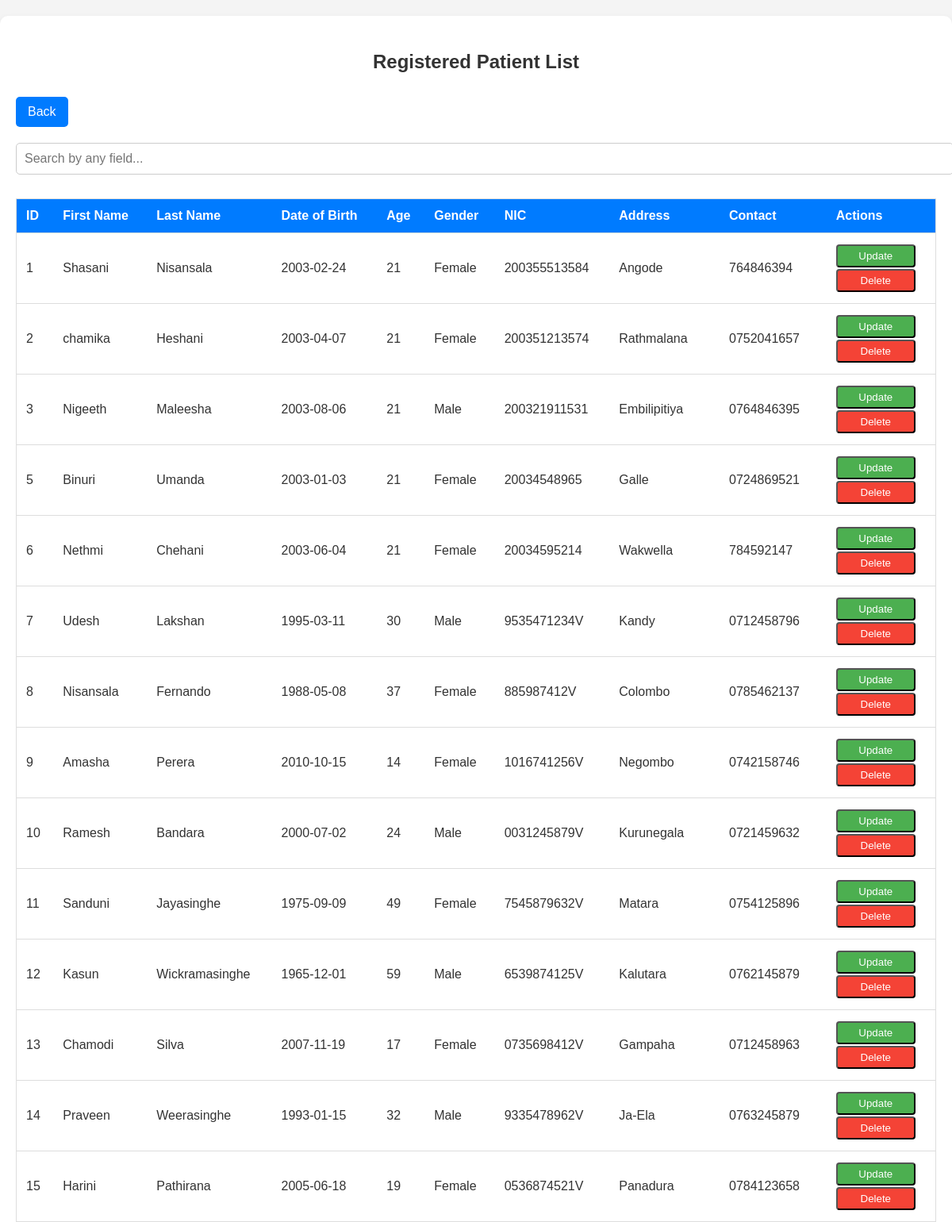
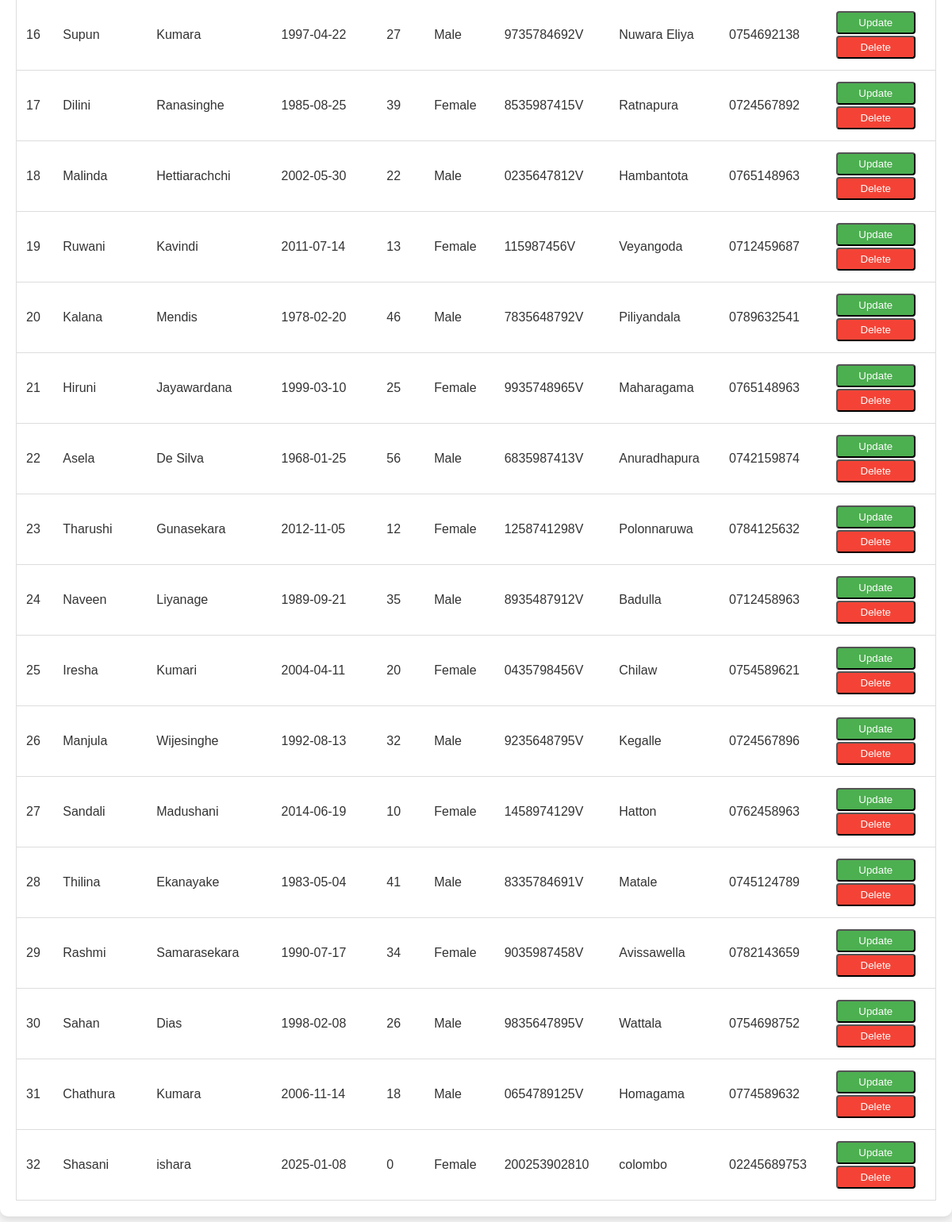
The page /hospital/recptreg.php on the database its author committed (2 pictures, top to bottom).
### tables this page shows
CREATE TABLE `patient` (
  `id` int(11) NOT NULL,
  `firstName` varchar(100) NOT NULL,
  `lastName` varchar(100) NOT NULL,
  `dob` date NOT NULL,
  `age` int(11) NOT NULL,
  `gender` varchar(10) NOT NULL,
  `nic` varchar(20) NOT NULL,
  `address` varchar(100) NOT NULL,
  `contact` varchar(20) NOT NULL
);

### hospital/recptreg.php (the view, shortened to what this page needs)
<?php
include "conf.php";
$sql = "SELECT id, firstName, lastName, dob, age, gender, nic, address, contact FROM patient";
$result = $conn->query($sql);
?>
<!DOCTYPE html>
<html lang="en">
<head>
    <link rel="stylesheet" href="viewtable.css">
</head>
<body>
    <div class="container">
        <h3>Registered Patient List</h3>
        <button class="back" onclick="window.location.href='receppatdet.php'">Back</button>
        <input type="text" id="search" placeholder="Search by any field...">
        <table id="patientTable">
            <thead>
                <tr>
                    <th>ID</th>
                    <th>First Name</th>
                    <th>Last Name</th>
                    <th>Date of Birth</th>
                    <th>Age</th>
                    <th>Gender</th>
                    <th>NIC</th>
                    <th>Address</th>
                    <th>Contact</th>
                    <th>Actions</th>
                </tr>
            </thead>
            <tbody>
                <?php
                if ($result->num_rows > 0) {
                    while ($row = $result->fetch_assoc()) {
                        echo "<tr>";
                        echo "<td>" . $row['id'] . "</td>";
                        echo "<td>" . $row['firstName'] . "</td>";
                        echo "<td>" . $row['lastName'] . "</td>";
                        echo "<td>" . $row['dob'] . "</td>";
                        echo "<td>" . $row['age'] . "</td>";
                        echo "<td>" . $row['gender'] . "</td>";
                        echo "<td>" . $row['nic'] . "</td>";
                        echo "<td>" . $row['address'] . "</td>";
                        echo "<td>" . $row['contact'] . "</td>";
                        echo "<td>
                                <button class='btn-update' onclick=\"window.location.href='recupreg.php?id=" . $row['id'] . "'\">Update</button>
                                <button class='btn-delete' onclick=\"deletePatient(" . $row['id'] . ")\">Delete</button>
                              </td>";
                        echo "</tr>";
                    }
                } else {
                    echo "<tr><td colspan='10'>No patients found</td></tr>";
                }
                ?>
            </tbody>
        </table>
    </div>
</body>
</html>

### hospital/viewtable.css (style rules this page uses)
body { font-family: Arial, sans-serif; margin: 0; padding: 0; background-color: #f4f4f4; color: #333; }
.container { max-width: 1200px; margin: 20px auto; background-color: #ffffff; padding: 20px; box-shadow: 0 4px 8px rgba(0, 0, 0, 0.1); border-radius: 10px; }
h3 { text-align: center; color: #333; font-size: 24px; margin-bottom: 20px; }
.add-patient, .back { background-color: #007bff; color: #ffffff; border: none; padding: 10px 15px; font-size: 16px; cursor: pointer; border-radius: 5px; margin: 10px 0; text-align: center; display: inline-block; }
#search { width: 100%; padding: 10px; margin: 10px 0; font-size: 16px; border: 1px solid #ccc; border-radius: 5px; }
table { width: 100%; border-collapse: collapse; margin-top: 20px; border: 1px solid #ddd; }
th, td { padding: 12px; text-align: left; border-bottom: 1px solid #ddd; }
th { background-color: #007bff; color: white; font-weight: bold; }

### hospital/recptreg.php (style rules this page uses)
.btn-update, .btn-delete { display: block; width: 100px; padding: 5px; margin: 2px 0; text-align: center; text-decoration: none; border-radius: 4px; }
.btn-update { background-color: #4CAF50; color: white; }
.btn-delete { background-color: #f44336; color: white; }

### rows shown on the page
patient: id "1", firstName "Shasani", lastName "Nisansala", dob "2003-02-24", age "21", gender "Female", nic "200355513584", address "Angode", contact "764846394"
patient: id "2", firstName "chamika", lastName "Heshani", dob "2003-04-07", age "21", gender "Female", nic "200351213574", address "Rathmalana", contact "0752041657"
patient: id "3", firstName "Nigeeth", lastName "Maleesha", dob "2003-08-06", age "21", gender "Male", nic "200321911531", address "Embilipitiya", contact "0764846395"
patient: id "5", firstName "Binuri", lastName "Umanda", dob "2003-01-03", age "21", gender "Female", nic "20034548965", address "Galle", contact "0724869521"
patient: id "6", firstName "Nethmi", lastName "Chehani", dob "2003-06-04", age "21", gender "Female", nic "20034595214", address "Wakwella", contact "784592147"
patient: id "7", firstName "Udesh", lastName "Lakshan", dob "1995-03-11", age "30", gender "Male", nic "9535471234V", address "Kandy", contact "0712458796"
patient: id "8", firstName "Nisansala", lastName "Fernando", dob "1988-05-08", age "37", gender "Female", nic "885987412V", address "Colombo", contact "0785462137"
patient: id "9", firstName "Amasha", lastName "Perera", dob "2010-10-15", age "14", gender "Female", nic "1016741256V", address "Negombo", contact "0742158746"
patient: id "10", firstName "Ramesh", lastName "Bandara", dob "2000-07-02", age "24", gender "Male", nic "0031245879V", address "Kurunegala", contact "0721459632"
patient: id "11", firstName "Sanduni", lastName "Jayasinghe", dob "1975-09-09", age "49", gender "Female", nic "7545879632V", address "Matara", contact "0754125896"
patient: id "12", firstName "Kasun", lastName "Wickramasinghe", dob "1965-12-01", age "59", gender "Male", nic "6539874125V", address "Kalutara", contact "0762145879"
patient: id "13", firstName "Chamodi", lastName "Silva", dob "2007-11-19", age "17", gender "Female", nic "0735698412V", address "Gampaha", contact "0712458963"
patient: id "14", firstName "Praveen", lastName "Weerasinghe", dob "1993-01-15", age "32", gender "Male", nic "9335478962V", address "Ja-Ela", contact "0763245879"
patient: id "15", firstName "Harini", lastName "Pathirana", dob "2005-06-18", age "19", gender "Female", nic "0536874521V", address "Panadura", contact "0784123658"
patient: id "16", firstName "Supun", lastName "Kumara", dob "1997-04-22", age "27", gender "Male", nic "9735784692V", address "Nuwara Eliya", contact "0754692138"
patient: id "17", firstName "Dilini", lastName "Ranasinghe", dob "1985-08-25", age "39", gender "Female", nic "8535987415V", address "Ratnapura", contact "0724567892"
patient: id "18", firstName "Malinda", lastName "Hettiarachchi", dob "2002-05-30", age "22", gender "Male", nic "0235647812V", address "Hambantota", contact "0765148963"
patient: id "19", firstName "Ruwani", lastName "Kavindi", dob "2011-07-14", age "13", gender "Female", nic "115987456V", address "Veyangoda", contact "0712459687"
patient: id "20", firstName "Kalana", lastName "Mendis", dob "1978-02-20", age "46", gender "Male", nic "7835648792V", address "Piliyandala", contact "0789632541"
patient: id "21", firstName "Hiruni", lastName "Jayawardana", dob "1999-03-10", age "25", gender "Female", nic "9935748965V", address "Maharagama", contact "0765148963"
patient: id "22", firstName "Asela", lastName "De Silva", dob "1968-01-25", age "56", gender "Male", nic "6835987413V", address "Anuradhapura", contact "0742159874"
patient: id "23", firstName "Tharushi", lastName "Gunasekara", dob "2012-11-05", age "12", gender "Female", nic "1258741298V", address "Polonnaruwa", contact "0784125632"
patient: id "24", firstName "Naveen", lastName "Liyanage", dob "1989-09-21", age "35", gender "Male", nic "8935487912V", address "Badulla", contact "0712458963"
patient: id "25", firstName "Iresha", lastName "Kumari", dob "2004-04-11", age "20", gender "Female", nic "0435798456V", address "Chilaw", contact "0754589621"
patient: id "26", firstName "Manjula", lastName "Wijesinghe", dob "1992-08-13", age "32", gender "Male", nic "9235648795V", address "Kegalle", contact "0724567896"
patient: id "27", firstName "Sandali", lastName "Madushani", dob "2014-06-19", age "10", gender "Female", nic "1458974129V", address "Hatton", contact "0762458963"
patient: id "28", firstName "Thilina", lastName "Ekanayake", dob "1983-05-04", age "41", gender "Male", nic "8335784691V", address "Matale", contact "0745124789"
patient: id "29", firstName "Rashmi", lastName "Samarasekara", dob "1990-07-17", age "34", gender "Female", nic "9035987458V", address "Avissawella", contact "0782143659"
patient: id "30", firstName "Sahan", lastName "Dias", dob "1998-02-08", age "26", gender "Male", nic "9835647895V", address "Wattala", contact "0754698752"
patient: id "31", firstName "Chathura", lastName "Kumara", dob "2006-11-14", age "18", gender "Male", nic "0654789125V", address "Homagama", contact "0774589632"
patient: id "32", firstName "Shasani", lastName "ishara", dob "2025-01-08", age "0", gender "Female", nic "200253902810", address "colombo", contact "02245689753"
